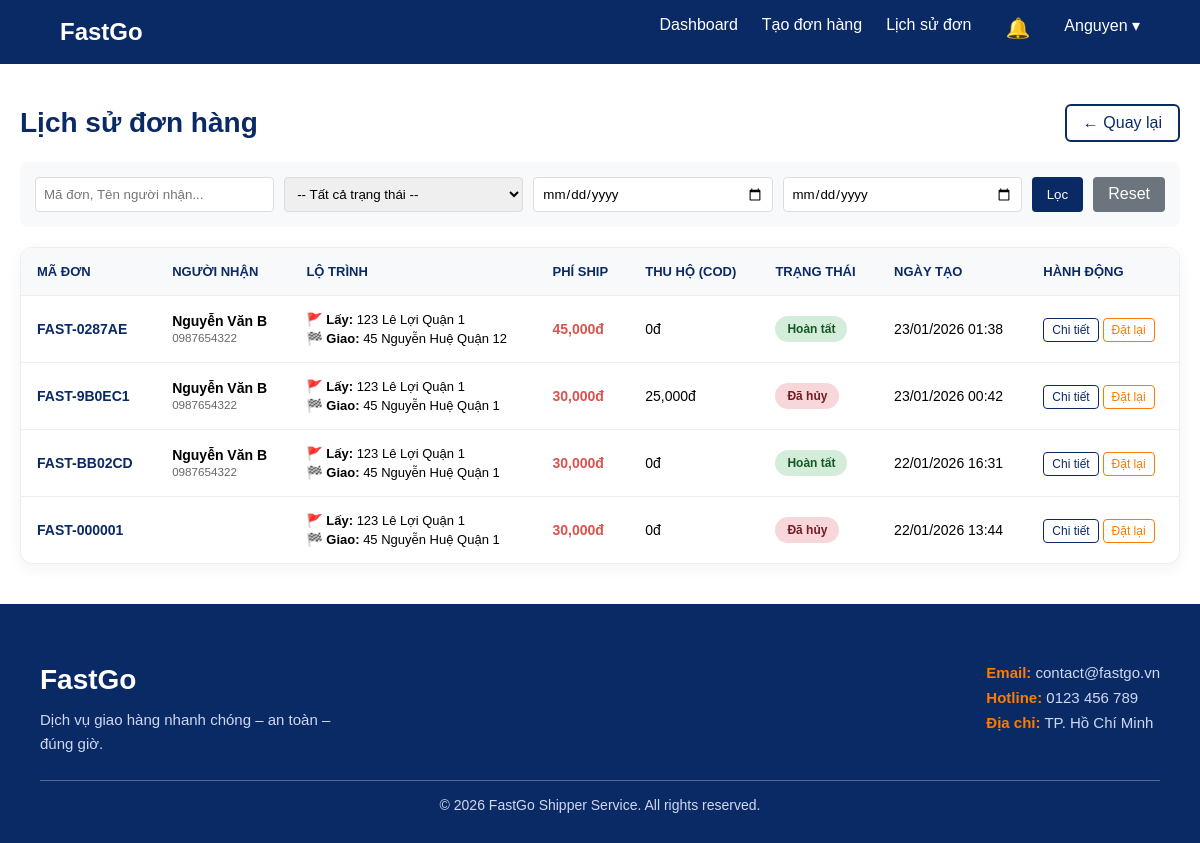
Screenshot of /order_history.php (signed in) with the database file from the repository.
### tables this page shows
CREATE TABLE `orders` (
    `id` int(11) NOT NULL,
    `order_code` varchar(20) NOT NULL,
    `user_id` int(11) DEFAULT NULL,
    `shipper_id` int(11) DEFAULT NULL,
    `pickup_address` text DEFAULT NULL,
    `name` varchar(100) NOT NULL,
    `phone` varchar(20) DEFAULT NULL,
    `receiver_name` varchar(100) NOT NULL,
    `receiver_phone` varchar(20) NOT NULL,
    `delivery_address` text NOT NULL,
    `package_type` varchar(50) DEFAULT 'other',
    `service_type` varchar(50) NOT NULL DEFAULT 'standard',
    `weight` decimal(10, 2) DEFAULT 0.00,
    `cod_amount` decimal(15, 2) DEFAULT 0.00,
    `shipping_fee` decimal(15, 2) DEFAULT 0.00,
    `pickup_time` varchar(100) DEFAULT NULL,
    `note` text DEFAULT NULL,
    `payment_method` varchar(50) NOT NULL DEFAULT 'cod' COMMENT 'Phương thức thanh toán (cod, bank_transfer)',
    `payment_status` varchar(50) NOT NULL DEFAULT 'unpaid' COMMENT 'Trạng thái thanh toán (unpaid, paid)',
    `shipper_note` text DEFAULT NULL,
    `admin_note` text DEFAULT NULL,
    `pod_image` varchar(255) DEFAULT NULL,
    `status` enum(
        'pending',
        'shipping',
        'completed',
        'cancelled'
    ) DEFAULT 'pending',
    `rating` int(11) DEFAULT NULL,
    `feedback` text DEFAULT NULL,
    `created_at` timestamp NOT NULL DEFAULT current_timestamp(),
    `is_corporate` tinyint(1) DEFAULT 0,
    `company_name` varchar(255) DEFAULT NULL,
    `company_tax_code` varchar(50) DEFAULT NULL,
    `company_address` text DEFAULT NULL,
    `company_bank_info` text DEFAULT NULL
);

### order_history.php (the view, shortened to what this page needs)
<?php
require_once 'config/db.php';
$user_id = $_SESSION['user_id'];
$search = $_GET['search'] ?? '';
$date_from = $_GET['date_from'] ?? '';
$date_to = $_GET['date_to'] ?? '';
$page = isset($_GET['page']) ? (int) $_GET['page'] : 1;
$limit = 10;
$offset = ($page - 1) * $limit;
$sql = "SELECT * FROM orders WHERE user_id = ?";
$params = [$user_id];
$types = "i";
$sql .= " ORDER BY created_at DESC LIMIT ? OFFSET ?";
$params[] = $limit;
$params[] = $offset;
$types .= "ii";
$stmt = $conn->prepare($sql);
$stmt->bind_param($types, ...$params);
$stmt->execute();
$result = $stmt->get_result();
?>
<!DOCTYPE html>
<html lang="vi">
<head>
    <link rel="stylesheet" href="assets/css/styles.css?v=<?php echo time(); ?>">
</head>
<body>
    <?php include 'includes/header_user.php'; ?>
    <main class="container" style="padding: 40px 20px; min-height: 60vh;">
        <div style="display:flex; justify-content:space-between; align-items:center; margin-bottom:20px;">
            <h2 class="section-title" style="margin-bottom:0; font-size: 28px;">Lịch sử đơn hàng</h2>
            <a href="dashboard.php" class="btn-secondary"
                style="color:#0a2a66; border-color:#0a2a66; padding: 8px 16px;">← Quay lại</a>
        </div>
        <form class="filter-bar" method="GET">
            <input type="text" name="search" placeholder="Mã đơn, Tên người nhận..."
                value="<?php echo htmlspecialchars($search); ?>">
            <select name="status">
                <option value="">-- Tất cả trạng thái --</option>
            </select>
            <input type="date" name="date_from" value="<?php echo $date_from; ?>" title="Từ ngày">
            <input type="date" name="date_to" value="<?php echo $date_to; ?>" title="Đến ngày">
            <button type="submit" class="btn-filter">Lọc</button>
            <a href="order_history.php" class="btn-filter"
                style="background:#6c757d; text-decoration:none; text-align:center;">Reset</a>
        </form>
        <div class="table-responsive">
            <table class="history-table">
                <thead>
                    <tr>
                        <th>Mã đơn</th>
                        <th>Người nhận</th>
                        <th>Lộ trình</th>
                        <th>Phí ship</th>
                        <th>Thu hộ (COD)</th>
                        <th>Trạng thái</th>
                        <th>Ngày tạo</th>
                        <th>Hành động</th>
                    </tr>
                </thead>
                <tbody>
                    <?php if ($result->num_rows > 0): ?>
                        <?php while ($row = $result->fetch_assoc()): ?>
                            <tr>
                                <td><strong style="color:#0a2a66;"><?php echo htmlspecialchars($row['order_code']); ?></strong>
                                </td>
                                <td>
                                    <strong><?php echo htmlspecialchars($row['receiver_name']); ?></strong><br>
                                    <small style="color:#666;"><?php echo htmlspecialchars($row['receiver_phone']); ?></small>
                                </td>
                                <td>
                                    <div style="font-size:13px; margin-bottom:4px;">🚩 <strong>Lấy:</strong>
                                        <?php echo htmlspecialchars($row['pickup_address']); ?></div>
                                    <div style="font-size:13px;">🏁 <strong>Giao:</strong>
                                        <?php echo htmlspecialchars($row['delivery_address']); ?></div>
                                </td>
                                <td style="color:#d9534f; font-weight:bold;"><?php echo number_format($row['shipping_fee']); ?>đ
                                </td>
                                <td><?php echo number_format($row['cod_amount']); ?>đ</td>
                                <td>
                                    <?php
                                    $st = $row['status'];
                                    $class = 'status-' . $st;
                                    $label = match ($st) {
                                        'pending' => 'Chờ xử lý',
                                        'shipping' => 'Đang giao',
                                        'completed' => 'Hoàn tất',
                                        'cancelled' => 'Đã hủy',
                                        default => $st
                                    };
                                    ?>
                                    <span class="status-badge <?php echo $class; ?>"><?php echo $label; ?></span>
                                </td>
                                <td><?php echo date('d/m/Y H:i', strtotime($row['created_at'])); ?></td>
                                <td>
                                    <a href="customer_order_detail.php?id=<?php echo $row['id']; ?>"
                                        class="btn-sm btn-outline">Chi tiết</a>
                                    <a href="index.php?reorder_id=<?php echo $row['id']; ?>#contact" class="btn-sm btn-outline"
                                        style="border-color:#ff7a00; color:#ff7a00;">Đặt lại</a>
                                </td>
                            </tr>
                        <?php endwhile; ?>
                    <?php endif; ?>
                </tbody>
            </table>
        </div>
    </main>
    <?php include 'includes/footer.php'; ?>
</body>
</html>

### assets/css/styles.css (style rules this page uses)
* { margin: 0; padding: 0; box-sizing: border-box; font-family: "Poppins", sans-serif; }
.container { max-width: 1200px; margin: 0 auto; padding: 0 20px; }
.btn-secondary { border: 2px solid #ffffff; color: #ffffff; padding: 12px 24px; border-radius: 6px; text-decoration: none; }
.section-title { font-size: 36px; color: #0a2a66; margin-bottom: 12px; }
main { padding: 80px 40px; max-width: 900px; margin: 0 auto; }
.table-responsive { overflow-x: auto; background: #fff; border-radius: 12px; box-shadow: 0 4px 15px rgba(0, 0, 0, 0.05); border: 1px solid #eee; }
.history-table { width: 100%; border-collapse: collapse; min-width: 800px; }
.history-table th, .history-table td { padding: 16px; text-align: left; border-bottom: 1px solid #eee; font-size: 14px; }
.history-table th { background-color: #f8f9fa; color: #0a2a66; font-weight: 600; text-transform: uppercase; font-size: 13px; }
.history-table tr:last-child td { border-bottom: none; }
.status-badge { padding: 6px 12px; border-radius: 20px; font-size: 12px; font-weight: 600; display: inline-block; }
.status-completed { background: #d4edda; color: #155724; }
.status-cancelled { background: #f8d7da; color: #721c24; }
.filter-bar { background: #f8f9fa; padding: 15px; border-radius: 8px; margin-bottom: 20px; display: flex; gap: 10px; flex-wrap: wrap; }
.filter-bar input, .filter-bar select { padding: 8px; border: 1px solid #ddd; border-radius: 4px; flex: 1; }
.btn-filter { background: #0a2a66; color: white; border: none; padding: 8px 15px; border-radius: 4px; cursor: pointer; }
.btn-sm { padding: 4px 8px; font-size: 12px; border-radius: 4px; text-decoration: none; display: inline-block; margin-top: 2px; }
.btn-outline { border: 1px solid #0a2a66; color: #0a2a66; }

### rows the page displays
orders: order_code "FAST-0287AE", receiver_name "Nguyễn Văn B", receiver_phone "0987654322", pickup_address "123 Lê Lợi Quận 1", delivery_address "45 Nguyễn Huệ Quận 12", shipping_fee "45,000", cod_amount "0", status "Hoàn tất", created_at "23/01/2026 01:38"
orders: order_code "FAST-9B0EC1", receiver_name "Nguyễn Văn B", receiver_phone "0987654322", pickup_address "123 Lê Lợi Quận 1", delivery_address "45 Nguyễn Huệ Quận 1", shipping_fee "30,000", cod_amount "25,000", status "Đã hủy", created_at "23/01/2026 00:42"
orders: order_code "FAST-BB02CD", receiver_name "Nguyễn Văn B", receiver_phone "0987654322", pickup_address "123 Lê Lợi Quận 1", delivery_address "45 Nguyễn Huệ Quận 1", shipping_fee "30,000", cod_amount "0", status "Hoàn tất", created_at "22/01/2026 16:31"
orders: order_code "FAST-000001", pickup_address "123 Lê Lợi Quận 1", delivery_address "45 Nguyễn Huệ Quận 1", shipping_fee "30,000", cod_amount "0", status "Đã hủy", created_at "22/01/2026 13:44"

### other values shown
$_SESSION['username'] "Anguyen"
